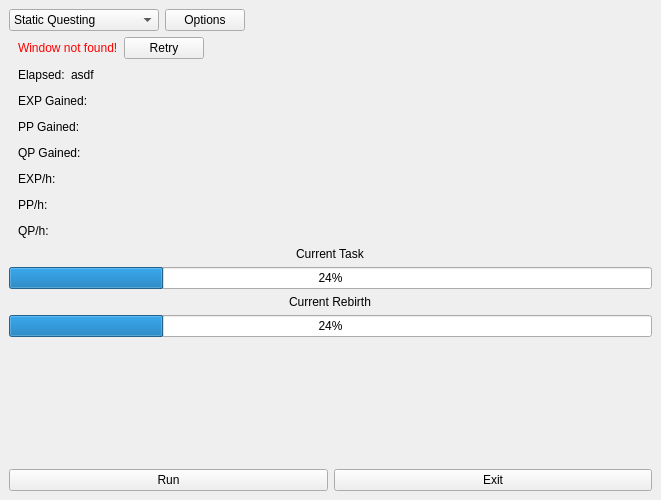
<?xml version="1.0" encoding="UTF-8"?>
<ui version="4.0">
 <class>MainWindow</class>
 <widget class="QMainWindow" name="MainWindow">
  <property name="geometry">
   <rect>
    <x>0</x>
    <y>0</y>
    <width>661</width>
    <height>500</height>
   </rect>
  </property>
  <property name="windowTitle">
   <string>NGU Script by Satyric</string>
  </property>
  <widget class="QWidget" name="centralwidget">
   <layout class="QVBoxLayout" name="verticalLayout">
    <property name="leftMargin">
     <number>9</number>
    </property>
    <property name="topMargin">
     <number>9</number>
    </property>
    <property name="rightMargin">
     <number>9</number>
    </property>
    <property name="bottomMargin">
     <number>9</number>
    </property>
    <item>
     <layout class="QVBoxLayout" name="v_container">
      <item>
       <widget class="QWidget" name="w_combo_run" native="true">
        <layout class="QHBoxLayout" name="h_dropdown">
         <property name="spacing">
          <number>6</number>
         </property>
         <property name="leftMargin">
          <number>0</number>
         </property>
         <property name="topMargin">
          <number>0</number>
         </property>
         <property name="rightMargin">
          <number>0</number>
         </property>
         <property name="bottomMargin">
          <number>0</number>
         </property>
         <item>
          <widget class="QComboBox" name="combo_run">
           <property name="minimumSize">
            <size>
             <width>150</width>
             <height>0</height>
            </size>
           </property>
           <item>
            <property name="text">
             <string>Static Questing</string>
            </property>
           </item>
           <item>
            <property name="text">
             <string>Static ITOPOD</string>
            </property>
           </item>
           <item>
            <property name="text">
             <string>30 minute guffin run</string>
            </property>
           </item>
           <item>
            <property name="text">
             <string>24 hour rebirth</string>
            </property>
           </item>
           <item>
            <property name="text">
             <string>Speedrun</string>
            </property>
           </item>
          </widget>
         </item>
         <item alignment="Qt::AlignRight">
          <widget class="QPushButton" name="run_options">
           <property name="text">
            <string>Options</string>
           </property>
          </widget>
         </item>
         <item>
          <spacer name="horizontalSpacer_8">
           <property name="orientation">
            <enum>Qt::Horizontal</enum>
           </property>
           <property name="sizeHint" stdset="0">
            <size>
             <width>40</width>
             <height>20</height>
            </size>
           </property>
          </spacer>
         </item>
        </layout>
       </widget>
      </item>
      <item>
       <widget class="QWidget" name="w_window" native="true">
        <layout class="QHBoxLayout" name="h_window">
         <property name="topMargin">
          <number>0</number>
         </property>
         <property name="bottomMargin">
          <number>0</number>
         </property>
         <item alignment="Qt::AlignLeft">
          <widget class="QLabel" name="window_info_text">
           <property name="palette">
            <palette>
             <active>
              <colorrole role="WindowText">
               <brush brushstyle="SolidPattern">
                <color alpha="255">
                 <red>255</red>
                 <green>0</green>
                 <blue>0</blue>
                </color>
               </brush>
              </colorrole>
              <colorrole role="Text">
               <brush brushstyle="SolidPattern">
                <color alpha="255">
                 <red>0</red>
                 <green>0</green>
                 <blue>0</blue>
                </color>
               </brush>
              </colorrole>
             </active>
             <inactive>
              <colorrole role="WindowText">
               <brush brushstyle="SolidPattern">
                <color alpha="255">
                 <red>255</red>
                 <green>0</green>
                 <blue>0</blue>
                </color>
               </brush>
              </colorrole>
              <colorrole role="Text">
               <brush brushstyle="SolidPattern">
                <color alpha="255">
                 <red>0</red>
                 <green>0</green>
                 <blue>0</blue>
                </color>
               </brush>
              </colorrole>
             </inactive>
             <disabled>
              <colorrole role="WindowText">
               <brush brushstyle="SolidPattern">
                <color alpha="255">
                 <red>120</red>
                 <green>120</green>
                 <blue>120</blue>
                </color>
               </brush>
              </colorrole>
              <colorrole role="Text">
               <brush brushstyle="SolidPattern">
                <color alpha="255">
                 <red>120</red>
                 <green>120</green>
                 <blue>120</blue>
                </color>
               </brush>
              </colorrole>
             </disabled>
            </palette>
           </property>
           <property name="text">
            <string>Window not found!</string>
           </property>
          </widget>
         </item>
         <item>
          <widget class="QPushButton" name="window_retry">
           <property name="text">
            <string>Retry</string>
           </property>
          </widget>
         </item>
         <item>
          <spacer name="horizontalSpacer_9">
           <property name="orientation">
            <enum>Qt::Horizontal</enum>
           </property>
           <property name="sizeHint" stdset="0">
            <size>
             <width>40</width>
             <height>20</height>
            </size>
           </property>
          </spacer>
         </item>
        </layout>
       </widget>
      </item>
      <item>
       <widget class="QWidget" name="w_elapsed" native="true">
        <property name="sizePolicy">
         <sizepolicy hsizetype="Preferred" vsizetype="Preferred">
          <horstretch>0</horstretch>
          <verstretch>0</verstretch>
         </sizepolicy>
        </property>
        <layout class="QHBoxLayout" name="h_elapsed">
         <property name="spacing">
          <number>6</number>
         </property>
         <property name="sizeConstraint">
          <enum>QLayout::SetDefaultConstraint</enum>
         </property>
         <property name="leftMargin">
          <number>9</number>
         </property>
         <property name="topMargin">
          <number>0</number>
         </property>
         <property name="rightMargin">
          <number>9</number>
         </property>
         <property name="bottomMargin">
          <number>0</number>
         </property>
         <item>
          <widget class="QLabel" name="elapsed_text">
           <property name="text">
            <string>Elapsed:</string>
           </property>
          </widget>
         </item>
         <item>
          <widget class="QLabel" name="elapsed_data">
           <property name="text">
            <string>asdf</string>
           </property>
          </widget>
         </item>
         <item>
          <spacer name="horizontalSpacer">
           <property name="orientation">
            <enum>Qt::Horizontal</enum>
           </property>
           <property name="sizeHint" stdset="0">
            <size>
             <width>40</width>
             <height>20</height>
            </size>
           </property>
          </spacer>
         </item>
        </layout>
       </widget>
      </item>
      <item>
       <widget class="QWidget" name="w_exp" native="true">
        <layout class="QHBoxLayout" name="h_exp">
         <property name="topMargin">
          <number>0</number>
         </property>
         <property name="bottomMargin">
          <number>0</number>
         </property>
         <item>
          <widget class="QLabel" name="exp_text">
           <property name="text">
            <string>EXP Gained:</string>
           </property>
          </widget>
         </item>
         <item>
          <widget class="QLabel" name="exp_data">
           <property name="text">
            <string/>
           </property>
          </widget>
         </item>
         <item>
          <spacer name="horizontalSpacer_3">
           <property name="orientation">
            <enum>Qt::Horizontal</enum>
           </property>
           <property name="sizeHint" stdset="0">
            <size>
             <width>40</width>
             <height>20</height>
            </size>
           </property>
          </spacer>
         </item>
        </layout>
       </widget>
      </item>
      <item>
       <widget class="QWidget" name="w_pp" native="true">
        <layout class="QHBoxLayout" name="h_pp">
         <property name="topMargin">
          <number>0</number>
         </property>
         <property name="bottomMargin">
          <number>0</number>
         </property>
         <item>
          <widget class="QLabel" name="pp_text">
           <property name="text">
            <string>PP Gained:</string>
           </property>
          </widget>
         </item>
         <item>
          <widget class="QLabel" name="pp_data">
           <property name="text">
            <string/>
           </property>
          </widget>
         </item>
         <item>
          <spacer name="horizontalSpacer_2">
           <property name="orientation">
            <enum>Qt::Horizontal</enum>
           </property>
           <property name="sizeHint" stdset="0">
            <size>
             <width>40</width>
             <height>20</height>
            </size>
           </property>
          </spacer>
         </item>
        </layout>
       </widget>
      </item>
      <item>
       <widget class="QWidget" name="w_qp" native="true">
        <layout class="QHBoxLayout" name="h_qp">
         <property name="topMargin">
          <number>0</number>
         </property>
         <property name="bottomMargin">
          <number>0</number>
         </property>
         <item>
          <widget class="QLabel" name="qp_text">
           <property name="text">
            <string>QP Gained:</string>
           </property>
          </widget>
         </item>
         <item>
          <widget class="QLabel" name="qp_data">
           <property name="text">
            <string/>
           </property>
          </widget>
         </item>
         <item>
          <spacer name="horizontalSpacer_4">
           <property name="orientation">
            <enum>Qt::Horizontal</enum>
           </property>
           <property name="sizeHint" stdset="0">
            <size>
             <width>40</width>
             <height>20</height>
            </size>
           </property>
          </spacer>
         </item>
        </layout>
       </widget>
      </item>
      <item>
       <widget class="QWidget" name="w_exph" native="true">
        <layout class="QHBoxLayout" name="h_exph">
         <property name="topMargin">
          <number>0</number>
         </property>
         <property name="bottomMargin">
          <number>0</number>
         </property>
         <item>
          <widget class="QLabel" name="exph_text">
           <property name="text">
            <string>EXP/h:</string>
           </property>
          </widget>
         </item>
         <item>
          <widget class="QLabel" name="exph_data">
           <property name="text">
            <string/>
           </property>
          </widget>
         </item>
         <item>
          <spacer name="horizontalSpacer_5">
           <property name="orientation">
            <enum>Qt::Horizontal</enum>
           </property>
           <property name="sizeHint" stdset="0">
            <size>
             <width>40</width>
             <height>20</height>
            </size>
           </property>
          </spacer>
         </item>
        </layout>
       </widget>
      </item>
      <item>
       <widget class="QWidget" name="w_pph" native="true">
        <layout class="QHBoxLayout" name="h_pph">
         <property name="topMargin">
          <number>0</number>
         </property>
         <property name="bottomMargin">
          <number>0</number>
         </property>
         <item>
          <widget class="QLabel" name="pph_text">
           <property name="text">
            <string>PP/h:</string>
           </property>
          </widget>
         </item>
         <item>
          <widget class="QLabel" name="pph_data">
           <property name="text">
            <string/>
           </property>
          </widget>
         </item>
         <item>
          <spacer name="horizontalSpacer_6">
           <property name="orientation">
            <enum>Qt::Horizontal</enum>
           </property>
           <property name="sizeHint" stdset="0">
            <size>
             <width>40</width>
             <height>20</height>
            </size>
           </property>
          </spacer>
         </item>
        </layout>
       </widget>
      </item>
      <item>
       <widget class="QWidget" name="w_qph" native="true">
        <layout class="QHBoxLayout" name="h_qph">
         <property name="topMargin">
          <number>0</number>
         </property>
         <property name="bottomMargin">
          <number>0</number>
         </property>
         <item>
          <widget class="QLabel" name="qph_text">
           <property name="text">
            <string>QP/h:</string>
           </property>
          </widget>
         </item>
         <item>
          <widget class="QLabel" name="qph_data">
           <property name="text">
            <string/>
           </property>
          </widget>
         </item>
         <item>
          <spacer name="horizontalSpacer_7">
           <property name="orientation">
            <enum>Qt::Horizontal</enum>
           </property>
           <property name="sizeHint" stdset="0">
            <size>
             <width>40</width>
             <height>20</height>
            </size>
           </property>
          </spacer>
         </item>
        </layout>
       </widget>
      </item>
      <item alignment="Qt::AlignHCenter">
       <widget class="QLabel" name="current_task_text">
        <property name="text">
         <string>Current Task</string>
        </property>
       </widget>
      </item>
      <item>
       <widget class="QProgressBar" name="task_progress">
        <property name="layoutDirection">
         <enum>Qt::LeftToRight</enum>
        </property>
        <property name="autoFillBackground">
         <bool>false</bool>
        </property>
        <property name="value">
         <number>24</number>
        </property>
        <property name="textVisible">
         <bool>true</bool>
        </property>
        <property name="invertedAppearance">
         <bool>false</bool>
        </property>
       </widget>
      </item>
      <item alignment="Qt::AlignHCenter">
       <widget class="QLabel" name="current_rb_text">
        <property name="text">
         <string>Current Rebirth</string>
        </property>
       </widget>
      </item>
      <item>
       <widget class="QProgressBar" name="rebirth_progress">
        <property name="value">
         <number>24</number>
        </property>
       </widget>
      </item>
      <item>
       <spacer name="verticalSpacer">
        <property name="orientation">
         <enum>Qt::Vertical</enum>
        </property>
        <property name="sizeHint" stdset="0">
         <size>
          <width>20</width>
          <height>40</height>
         </size>
        </property>
       </spacer>
      </item>
     </layout>
    </item>
    <item>
     <layout class="QHBoxLayout" name="horizontalLayout">
      <item>
       <widget class="QPushButton" name="run_button">
        <property name="text">
         <string>Run</string>
        </property>
       </widget>
      </item>
      <item>
       <widget class="QPushButton" name="exit_button">
        <property name="text">
         <string>Exit</string>
        </property>
       </widget>
      </item>
     </layout>
    </item>
   </layout>
  </widget>
 </widget>
 <resources/>
 <connections/>
</ui>
